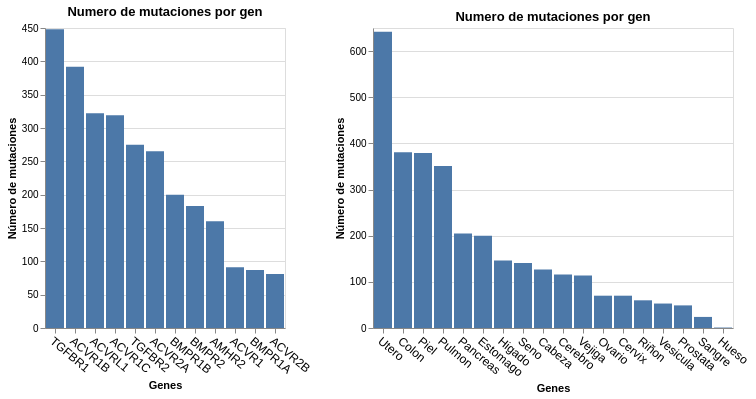

Notebook source saved alongside this figure:
### Code cell
chart2=alt.Chart(df_cancer
).transform_aggregate(
    unique_aa_mutation='distinct(aa_mutation)',
    groupby=['Gen_names','aa_mutation']
).mark_bar().encode(
    y=alt.Y('count(unique_aa_mutation):Q', title='Número de mutaciones'),
    x=alt.X('Gen_names', sort='-y', title='Genes',axis=alt.Axis(
              labelAngle=40, labelFontSize=12)),
    tooltip=['Gen_names', 'count()']
).properties(
    title="Numero de mutaciones por gen"
)
chart3 =  alt.Chart(df_cancer
).transform_aggregate(
    unique_aa_mutation='distinct(aa_mutation)',
    groupby=['tipo_cancer','aa_mutation','Gen_names']
).mark_bar().encode(
    y=alt.Y('count(unique_aa_mutation):Q', title='Número de mutaciones'),
    x=alt.X('tipo_cancer', sort='-y', title='Genes',axis=alt.Axis(
              labelAngle=40, labelFontSize=12)),
    tooltip=['tipo_cancer', 'count()']
).properties(
    title="Numero de mutaciones por gen"
)
chart2|chart3

### Figure 1 — Vega-Lite specification as saved in the notebook (floating-point values rounded to 4 significant figures; data arrays with more than 128 entries replaced by an {"elided": "..."} marker saying what was removed)
{"config": {"view": {"continuousWidth": 300, "continuousHeight": 300}}, "hconcat": [{"mark": {"type": "bar"}, "encoding": {"tooltip": [{"field": "Gen_names", "type": "nominal"}, {"aggregate": "count", "type": "quantitative"}], "x": {"axis": {"labelAngle": 40, "labelFontSize": 12}, "field": "Gen_names", "sort": "-y", "title": "Genes", "type": "nominal"}, "y": {"aggregate": "count", "field": "unique_aa_mutation", "title": "Número de mutaciones", "type": "quantitative"}}, "title": "Numero de mutaciones por gen", "transform": [{"aggregate": [{"op": "distinct", "field": "aa_mutation", "as": "unique_aa_mutation"}], "groupby": ["Gen_names", "aa_mutation"]}]}, {"mark": {"type": "bar"}, "encoding": {"tooltip": [{"field": "tipo_cancer", "type": "nominal"}, {"aggregate": "count", "type": "quantitative"}], "x": {"axis": {"labelAngle": 40, "labelFontSize": 12}, "field": "tipo_cancer", "sort": "-y", "title": "Genes", "type": "nominal"}, "y": {"aggregate": "count", "field": "unique_aa_mutation", "title": "Número de mutaciones", "type": "quantitative"}}, "title": "Numero de mutaciones por gen", "transform": [{"aggregate": [{"op": "distinct", "field": "aa_mutation", "as": "unique_aa_mutation"}], "groupby": ["tipo_cancer", "aa_mutation", "Gen_names"]}]}], "data": {"name": "data-f7527de9d006c4b41aa832cffa376651"}, "$schema": "https://vega.github.io/schema/vega-lite/v5.17.0.json", "datasets": {"data-f7527de9d006c4b41aa832cffa376651": {"elided": "3321 records"}}}
